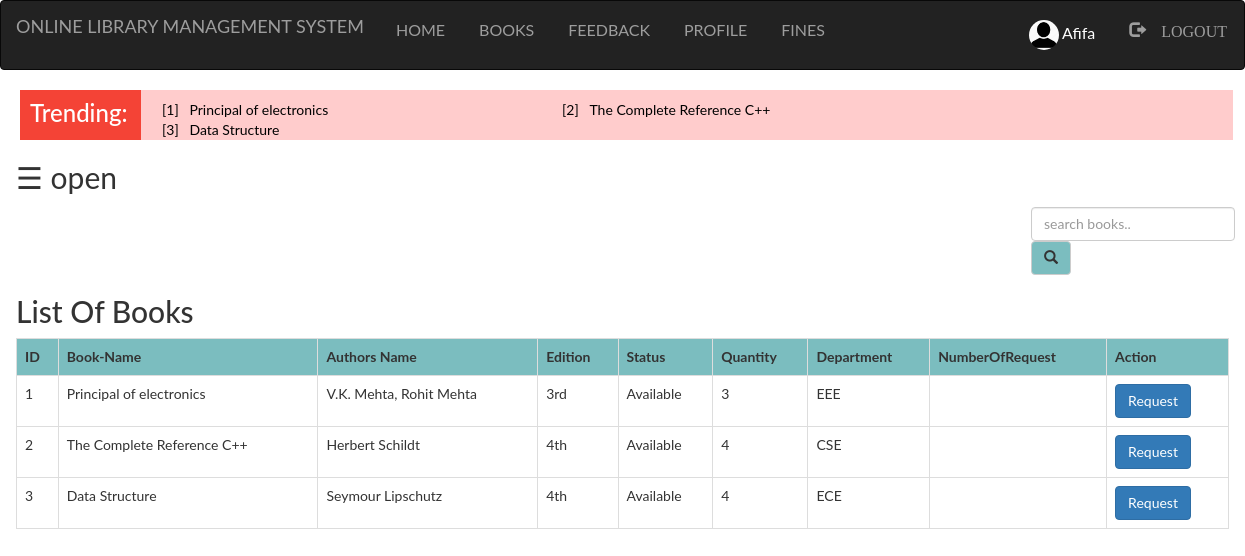
The page /Student/books.php (signed in) on the database as committed earlier.
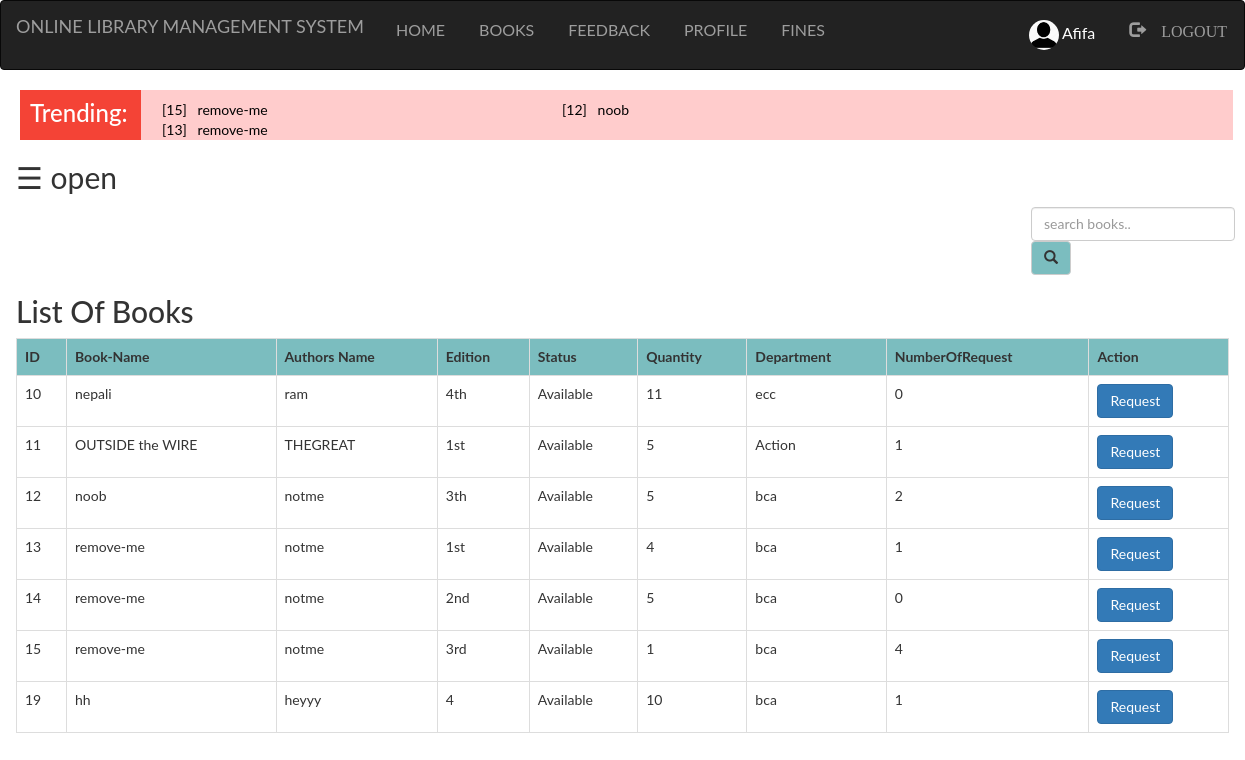
The same page on the database as committed later.
### tables this page shows
CREATE TABLE `books` (
  `bid` int(100) NOT NULL,
  `name` varchar(100) NOT NULL,
  `authors` varchar(100) NOT NULL,
  `edition` varchar(100) NOT NULL,
  `status` varchar(100) NOT NULL,
  `quantity` int(100) NOT NULL,
  `department` varchar(100) NOT NULL,
  `bcount` int(100) NOT NULL
);

### Student/books.php (the view, shortened to what this page needs)
<?php
  include "navbar.php";
?>
<!DOCTYPE html>
<html>
<head>
</head>
<body>
	<?php
		$b=mysqli_query($db,'SELECT * FROM books order by bcount desc limit 0,3 ;');
	?>
<div id="trend">
<div style="width: 99%; height: 50px; margin-top: -20; padding-left: 20px;">
<div style="background-color: #f44336; padding: 10px; width: 10%;height: 50px; float: left;" >
<h3 style="color: white; margin-top: 0px;">Trending:</h3>
</div>
<div style="background-color: #ffcccc; width:90%; height:50px; float:left; padding:10px;">
<table>
	<?php
			while($b2=mysqli_fetch_assoc($b))
			{
				echo "<tr style='color: black; width: 400px; margin-top: 0px; float: left;'	>";
				echo "<td>"; echo "&nbsp&nbsp [".$b2['bid']."] &nbsp&nbsp" ; echo "</td>";
				echo "<td>"; echo $b2['name']; echo "</td>";
			}
	?>
</table>
</div>
</div>
</div>
<div id="main">
  <span style="font-size:30px;cursor:pointer" onclick="openNav()">&#9776; open</span>
	<div class="srch">
		<form class="navbar-form" method="post" name="form1">
				<input class="form-control" type="text" name="search" placeholder="search books.." required="">
				<button style="background-color: #6db6b9e6;" type="submit" name="submit" class="btn btn-default">
					<span class="glyphicon glyphicon-search"></span>
				</button>
		</form>
	</div>
	<h2>List Of Books</h2>
	<?php
		if(isset($_POST['submit']))
		{
			$q=mysqli_query($db,"SELECT * from books where name like '%$_POST[search]%' OR authors like '%$_POST[search]%' OR bid like '%$_POST[search]%' OR department like '%$_POST[search]%'");
			if(mysqli_num_rows($q)==0)
			{
				echo "Sorry! No book found. Try searching again.";
			}
			else
			{
		echo "<table class='table table-bordered table-hover' >";
			echo "<tr style='background-color: #6db6b9e6;'>";
				echo "<th>"; echo "ID";	echo "</th>";
				echo "<th>"; echo "Book-Name";  echo "</th>";
				echo "<th>"; echo "Authors Name";  echo "</th>";
				echo "<th>"; echo "Edition";  echo "</th>";
				echo "<th>"; echo "Status";  echo "</th>";
				echo "<th>"; echo "Quantity";  echo "</th>";
				echo "<th>"; echo "Department";  echo "</th>";
				echo "<th>"; echo "NumberOfRequest";  echo "</th>";
			echo "</tr>";
			while($row=mysqli_fetch_assoc($q))
			{
				echo "<tr>";
				echo "<td>"; echo $row['bid']; echo "</td>";
				echo "<td>"; echo $row['name']; echo "</td>";
				echo "<td>"; echo $row['authors']; echo "</td>";
				echo "<td>"; echo $row['edition']; echo "</td>";
				echo "<td>"; echo $row['status']; echo "</td>";
				echo "<td>"; echo $row['quantity']; echo "</td>";
				echo "<td>"; echo $row['department']; echo "</td>";
				echo "<td>"; echo $row['bcount']; echo "</td>";
				echo "<td>"; echo "<form method='post'><button type='submit' name='submit1' class='btn btn-primary' value=" . $row['bid'] . "> Request </button></form>";  echo "</td>";
				echo "</tr>";
			}
		echo "</table>";
			}
			}
		else
		{
			$res=mysqli_query($db,"SELECT * FROM `books` ORDER BY `books`.`bid` ASC;");
		echo "<table class='table table-bordered table-hover' >";
			echo "<tr style='background-color: #6db6b9e6;'>";
				echo "<th>"; echo "ID";	echo "</th>";
				echo "<th>"; echo "Book-Name";  echo "</th>";
				echo "<th>"; echo "Authors Name";  echo "</th>";
				echo "<th>"; echo "Edition";  echo "</th>";
				echo "<th>"; echo "Status";  echo "</th>";
				echo "<th>"; echo "Quantity";  echo "</th>";
				echo "<th>"; echo "Department";  echo "</th>";
				echo "<th>"; echo "NumberOfRequest";  echo "</th>";
				echo "<th>"; echo "Action"; echo "</th>";
			echo "</tr>";
			while($row=mysqli_fetch_assoc($res))
			{
				echo "<tr>";
				echo "<td>"; echo $row['bid']; echo "</td>";
				echo "<td>"; echo $row['name']; echo "</td>";
				echo "<td>"; echo $row['authors']; echo "</td>";
				echo "<td>"; echo $row['edition']; echo "</td>";
				echo "<td>"; echo $row['status']; echo "</td>";
				echo "<td>"; echo $row['quantity']; echo "</td>";
				echo "<td>"; echo $row['department']; echo "</td>";
				echo "<td>"; echo $row['bcount']; echo "</td>";
				echo "<td>"; echo "<form method='post'><button type='submit' name='submit1' class='btn btn-primary' value=" . $row['bid'] . "> Request </button></form>";  echo "</td>";
				echo "</tr>";
			}
			echo "</table>";
			}
				?>
</div>
</body>
</html>

Rows that differ between the two databases and show on the page:
removed books: bid "1", name "Principal of electronics", authors "V.K. Mehta, Rohit Mehta", edition "3rd", status "Available", quantity "3", department "EEE"
removed books: bid "2", name "The Complete Reference C++", authors "Herbert Schildt", edition "4th", status "Available", quantity "4", department "CSE"
removed books: bid "3", name "Data Structure", authors "Seymour Lipschutz", edition "4th", status "Available", quantity "4", department "ECE"
added books: bid "15", name "remove-me", authors "notme", edition "3rd", status "Available", quantity "1", department "bca", bcount "4"
added books: bid "12", name "noob", authors "notme", edition "3th", status "Available", quantity "5", department "bca", bcount "2"
added books: bid "13", name "remove-me", authors "notme", edition "1st", status "Available", quantity "4", department "bca", bcount "1"
added books: bid "10", name "nepali", authors "ram", edition "4th", status "Available", quantity "11", department "ecc", bcount "0", shown under "List Of Books"
added books: bid "11", name "OUTSIDE the WIRE", authors "THEGREAT", edition "1st", status "Available", quantity "5", department "Action", bcount "1", shown under "List Of Books"
added books: bid "14", name "remove-me", authors "notme", edition "2nd", status "Available", quantity "5", department "bca", bcount "0", shown under "List Of Books"
added books: bid "19", name "hh", authors "heyyy", edition "4", status "Available", quantity "10", department "bca", bcount "1", shown under "List Of Books"
